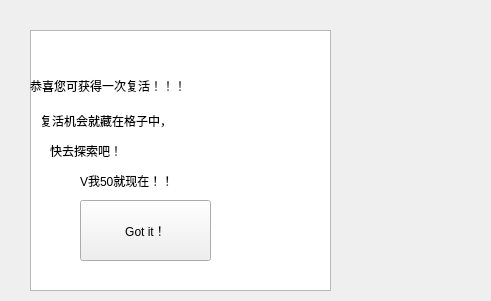
<?xml version="1.0" encoding="UTF-8"?>
<ui version="4.0">
 <class>reborn</class>
 <widget class="QWidget" name="reborn">
  <property name="geometry">
   <rect>
    <x>0</x>
    <y>0</y>
    <width>491</width>
    <height>301</height>
   </rect>
  </property>
  <property name="windowTitle">
   <string>Form</string>
  </property>
  <widget class="QLabel" name="label_2">
   <property name="geometry">
    <rect>
     <x>100</x>
     <y>130</y>
     <width>54</width>
     <height>12</height>
    </rect>
   </property>
   <property name="text">
    <string/>
   </property>
  </widget>
  <widget class="QTableWidget" name="tableWidget">
   <property name="geometry">
    <rect>
     <x>30</x>
     <y>30</y>
     <width>301</width>
     <height>261</height>
    </rect>
   </property>
  </widget>
  <widget class="QLabel" name="label">
   <property name="geometry">
    <rect>
     <x>30</x>
     <y>20</y>
     <width>271</width>
     <height>131</height>
    </rect>
   </property>
   <property name="text">
    <string>恭喜您可获得一次复活！！！</string>
   </property>
  </widget>
  <widget class="QLabel" name="label_3">
   <property name="geometry">
    <rect>
     <x>80</x>
     <y>150</y>
     <width>191</width>
     <height>61</height>
    </rect>
   </property>
   <property name="text">
    <string>V我50就现在！！</string>
   </property>
  </widget>
  <widget class="QPushButton" name="pushButton">
   <property name="geometry">
    <rect>
     <x>80</x>
     <y>200</y>
     <width>131</width>
     <height>61</height>
    </rect>
   </property>
   <property name="text">
    <string>Got it！</string>
   </property>
  </widget>
  <widget class="QLabel" name="label_4">
   <property name="geometry">
    <rect>
     <x>40</x>
     <y>100</y>
     <width>251</width>
     <height>41</height>
    </rect>
   </property>
   <property name="text">
    <string>复活机会就藏在格子中，</string>
   </property>
  </widget>
  <widget class="QLabel" name="label_5">
   <property name="geometry">
    <rect>
     <x>50</x>
     <y>125</y>
     <width>141</width>
     <height>51</height>
    </rect>
   </property>
   <property name="text">
    <string>快去探索吧！</string>
   </property>
  </widget>
 </widget>
 <resources/>
 <connections>
  <connection>
   <sender>pushButton</sender>
   <signal>clicked()</signal>
   <receiver>reborn</receiver>
   <slot>close()</slot>
   <hints>
    <hint type="sourcelabel">
     <x>170</x>
     <y>230</y>
    </hint>
    <hint type="destinationlabel">
     <x>245</x>
     <y>150</y>
    </hint>
   </hints>
  </connection>
 </connections>
</ui>
